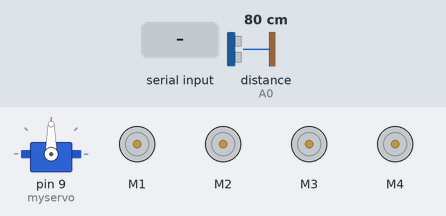
A sketch run on a simulated Arduino Uno, built with avr-gcc and run on an emulated ATmega328P. Parts: servo, 4 × DC motor (green arrow = forward, orange = backward, longer = faster). Inputs (shaded band) come from the test bench; at power-on: distance to the obstacle (sensor on A0) 80 cm. The echo pulse lasts 58.3 µs per cm.

Above: at 1.2 s.
1.3 s: byte 87 ('W') received over Serial
At 3.3 s:
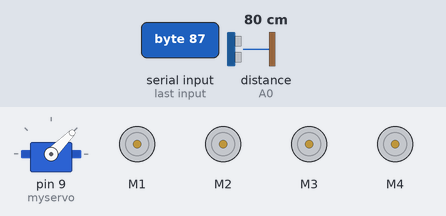
4.3 s: distance to the obstacle (sensor on A0) set to 120 cm
7.1 s: "I" received over Serial
At 7.8 s:
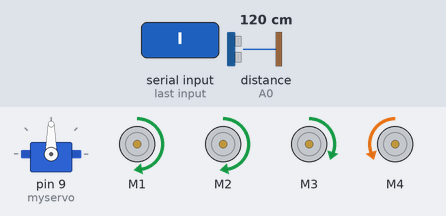
8.8 s: "H" received over Serial
At 10.0 s:
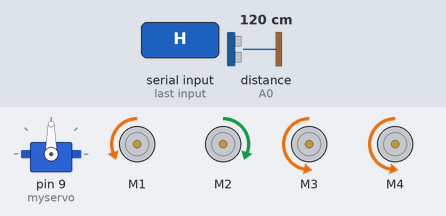
10.3 s: "J" received over Serial
At 11.3 s:
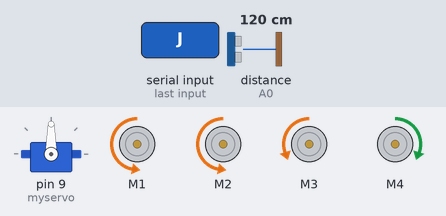
11.8 s: "U" received over Serial
At 12.3 s:
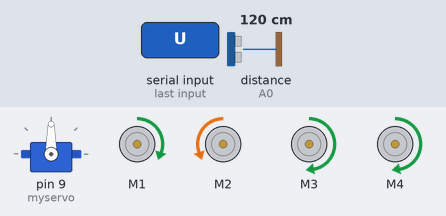
Timing chart, 0 to 14.3 s (numbered marks = the images above; inputs shaded):
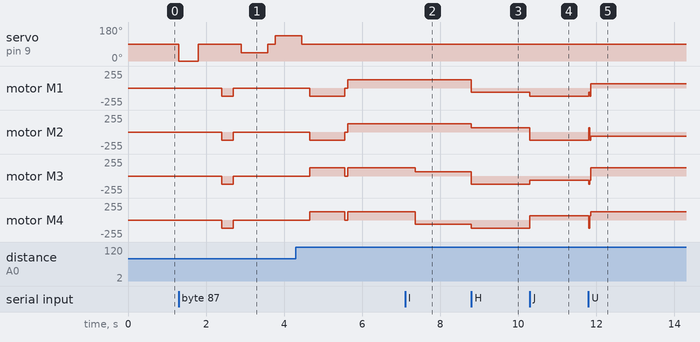

Measured:
- after the input at 1.3 s, servo on pin 9 (myservo): 90° → 0° at once, → 90° 0.50 s later, → 45° 1.1 s later, → 90° 0.68 s later, … (5 changes in this stretch); motor M1–4: stopped → backward 127/255 after 1.1 s, → stopped 0.30 s later
- after the input at 7.1 s, motor M3: forward 127/255 → forward 63/255 after 0.27 s; motor M4: forward 127/255 → backward 63/255 after 0.27 s
- after the input at 8.8 s, motor M1: forward 127/255 → backward 63/255 at once; motor M2: forward 127/255 → forward 63/255 at once; motor M3: forward 63/255 → backward 127/255 at once; motor M4: backward 63/255 → backward 127/255 at once
- after the input at 10.3 s, motor M1: backward 63/255 → backward 127/255 at once; motor M2: forward 63/255 → backward 127/255 at once; motor M3: backward 127/255 → backward 63/255 at once; motor M4: backward 127/255 → forward 63/255 at once
- after the input at 11.8 s, motor M1: backward 127/255 → forward 63/255 at once; motor M2: backward 127/255 → backward 63/255 at once; motor M3: backward 63/255 → forward 127/255 at once; motor M4: forward 63/255 → forward 127/255 at once

The sketch:

Car.ino
```cpp
#include "motorControl.h"
#include "actionStack.h"
#include "collisionAvoidance.h"

#define MAX_SPEED 255
#define CONTROLED 1
#define AUTO 2
#define RETRACE 3

char command;
int controled_speed = MAX_SPEED / 2;
int auto_speed = MAX_SPEED / 2;
int mode = CONTROLED;
int time_step = 30;
int distance = 0;
int distance_left = 0;
int distance_right = 0;
int threshlod_distance = 25;
int time_to_turn = 900;

void setup() {
  myservo.attach(9);  // servo2
  Serial.begin(9600);
}

void loop() {
  if (Serial.available() > 0) {
    command = Serial.read();
    decodeCommand(command);
  }
  if (mode == AUTO) {
    autoControl();
  }
}

void retrace() {
  mode = RETRACE;
  while (!emtpyActionsStack()){
    action last_action = popAction();
    switch (last_action.command) {
      case 'F':
        forward(last_action._speed);
        break;
      case 'B':
        backard(last_action._speed);
        break;
      case 'L':
        left(last_action._speed);
        break;
      case 'R':
        right(last_action._speed);
        break;
      case 'G':
        forwardLeft(last_action._speed);
        break;
      case 'I':
        forwardRight(last_action._speed);
        break;
      case 'H':
        backwardLeft(last_action._speed);
        break;
      case 'J':
        backwardRight(last_action._speed);
        break;
    }
    delay(last_action.duration);
  }
  mode = CONTROLED;
}

void autoControl()
{
  if(distance <= threshlod_distance)
  {
    Stop();
    delay(100);
    backard(auto_speed);
    delay(300);
    Stop();
    delay(200);
    distance_right = lookRight();
    delay(200);
    distance_left = lookLeft();
    delay(200);

    if(distance_right >= distance_left)
    {
      right(auto_speed);
      delay(time_to_turn);
      Stop();
    } else {
      left(auto_speed);
      delay(time_to_turn);
      Stop();
    }
  }else
  {
    forward(auto_speed);
    delay(500);
  }
  distance = readPing();
}

void decodeCommand(char command)
{
  switch (command) {
    case 'F':
      mode = CONTROLED;
      addAction('B', controled_speed, time_step);
      forward(controled_speed);
      break;
    case 'B':
      mode = CONTROLED;
      addAction('F', controled_speed, time_step);
      backard(controled_speed);
      break;
    case 'L':
      mode = CONTROLED;
      addAction('R', controled_speed, time_step);
      left(controled_speed);
      break;
    case 'R':
      mode = CONTROLED;
      addAction('L', controled_speed, time_step);
      right(controled_speed);
      break;
    case 'G':
      mode = CONTROLED;
      addAction('I', controled_speed, time_step);
      forwardLeft(controled_speed);
      break;
    case 'I':
      mode = CONTROLED;
      addAction('G', controled_speed, time_step);
      forwardRight(controled_speed);
      break;
    case 'H':
      mode = CONTROLED;
      addAction('J', controled_speed, time_step);
      backwardLeft(controled_speed);
      break;
    case 'J':
      mode = CONTROLED;
      addAction('H', controled_speed, time_step);
      backwardRight(controled_speed);
      break;
    case 'S':
      if (mode == CONTROLED)
        Stop();
      break;
    case 'U':
      retrace();
      break;
    case 'W':
      mode = AUTO;
      myservo.write(0);
      delay(500);
      myservo.write(SERVO_INIT);
      delay(500);
      break;
    case 'w':
      mode = CONTROLED;
      break;
    case 'q':
      controled_speed = MAX_SPEED;
      break;
    default:
      if ('0' <= command && command <= '9') {
        int factor = command - '0';
        controled_speed = MAX_SPEED * (10 + factor) / 20;
      }
      break;
  }
}
```

actionStack.cpp
```cpp
#include "actionStack.h"

action actions[MAX_ACTIONS];
int begin_action = 0;
int end_action = 0;

bool fullActionsStack() {
    return begin_action == end_action;
}

bool emtpyActionsStack() {
    return (begin_action + 1) % MAX_ACTIONS == end_action;
}

void addAction(char action_command, int action_speed, int action_duration) {
    if (!emtpyActionsStack()) {
        if (actions[(MAX_ACTIONS + end_action - 1) % MAX_ACTIONS].command == action_command &&
            actions[(MAX_ACTIONS + end_action - 1) % MAX_ACTIONS]._speed == action_speed) {
                actions[(MAX_ACTIONS + end_action - 1) % MAX_ACTIONS].duration += action_duration;
            }
    }
    action tmp;
    tmp.command = action_command;
    tmp._speed = action_speed;
    tmp.duration = action_duration;
    actions[end_action] = tmp;
    if (fullActionsStack())
        begin_action = (begin_action + 1) % MAX_ACTIONS;
    end_action = (end_action + 1) % MAX_ACTIONS;
}

action popAction() {
    if (emtpyActionsStack())
        return {-1, -1, -1};
    end_action = (MAX_ACTIONS + end_action - 1) % MAX_ACTIONS;
    return actions[end_action];
}

action getAction() {
    if (emtpyActionsStack())
        return {-1, -1, -1};
    return actions[(MAX_ACTIONS + end_action - 1) % MAX_ACTIONS];
}
```

actionStack.h
```cpp
#ifndef ACTION_STACK_H
#define ACTION_STACK_H

#define MAX_ACTIONS 200

typedef struct {
  char command;
  int _speed;
  int duration;
} action;

extern void addAction(char action_command, int action_speed, int action_duration);
extern bool fullActionsStack();
extern bool emtpyActionsStack();
extern action popAction();
extern action getAction();

#endif
```

collisionAvoidance.cpp
```cpp
#include <Servo.h>
#include <NewPing.h>
#include "collisionAvoidance.h"

#define TRIGGER_PIN  A1
#define ECHO_PIN     A0
#define MAX_DISTANCE 250

Servo myservo;
NewPing sonar(TRIGGER_PIN, ECHO_PIN, MAX_DISTANCE);

int readPing() {
  delay(70);
  int cm = sonar.ping() / US_ROUNDTRIP_CM;
  if(cm==0)
    cm = MAX_DISTANCE;
  return cm;
}

int lookRight()
{
    myservo.write(SERVO_LEFT);
    delay(500);
    int distance = readPing();
    delay(100);
    myservo.write(SERVO_INIT);
    return distance;
}

int lookLeft()
{
    myservo.write(SERVO_RIGHT);
    delay(500);
    int distance = readPing();
    delay(100);
    myservo.write(SERVO_INIT);
    return distance;
}
```

collisionAvoidance.h
```cpp
#ifndef COLLISION_AVOIDANCE_H
#define COLLISION_AVOIDANCE_H

#include <Servo.h>
#include <NewPing.h>

#define TRIGGER_PIN  A1
#define ECHO_PIN     A0
#define MAX_DISTANCE 250
#define SERVO_INIT 90
#define SERVO_LEFT 45
#define SERVO_RIGHT 135

extern Servo myservo;
extern NewPing sonar;

extern int readPing();
extern int lookLeft();
extern int lookRight();

#endif
```

motorControl.cpp
```cpp
#include "motorControl.h"

float speed_factor_diagonal_move = 0.5;
AF_DCMotor motor1(1, MOTOR12_1KHZ);
AF_DCMotor motor2(2, MOTOR12_1KHZ);
AF_DCMotor motor3(3, MOTOR34_1KHZ);
AF_DCMotor motor4(4, MOTOR34_1KHZ);

void runMotorWithSpeed(AF_DCMotor *motor, int motor_command, int motor_speed) {
  motor->setSpeed(motor_speed);
  motor->run(motor_command);
}

void forward(int my_speed)
{
  runMotorWithSpeed(&motor1, FORWARD, my_speed);
  runMotorWithSpeed(&motor2, FORWARD, my_speed);
  runMotorWithSpeed(&motor3, FORWARD, my_speed);
  runMotorWithSpeed(&motor4, FORWARD, my_speed);
}

void backard(int my_speed)
{
  runMotorWithSpeed(&motor1, BACKWARD, my_speed);
  runMotorWithSpeed(&motor2, BACKWARD, my_speed);
  runMotorWithSpeed(&motor3, BACKWARD, my_speed);
  runMotorWithSpeed(&motor4, BACKWARD, my_speed);
}

void left(int my_speed)
{
  runMotorWithSpeed(&motor1, BACKWARD, my_speed);
  runMotorWithSpeed(&motor2, BACKWARD, my_speed);
  runMotorWithSpeed(&motor3, FORWARD, my_speed);
  runMotorWithSpeed(&motor4, FORWARD, my_speed);
}

void right(int my_speed)
{
  runMotorWithSpeed(&motor1, FORWARD, my_speed);
  runMotorWithSpeed(&motor2, FORWARD, my_speed);
  runMotorWithSpeed(&motor3, BACKWARD, my_speed);
  runMotorWithSpeed(&motor4, BACKWARD, my_speed);
}

void forwardRight(int my_speed) {
  runMotorWithSpeed(&motor1, FORWARD, my_speed);
  runMotorWithSpeed(&motor2, FORWARD, my_speed);
  runMotorWithSpeed(&motor3, FORWARD, my_speed * speed_factor_diagonal_move);
  runMotorWithSpeed(&motor4, BACKWARD, my_speed * speed_factor_diagonal_move);
}

void forwardLeft(int my_speed) {
  runMotorWithSpeed(&motor1, FORWARD, my_speed * speed_factor_diagonal_move);
  runMotorWithSpeed(&motor2, BACKWARD, my_speed * speed_factor_diagonal_move);
  runMotorWithSpeed(&motor3, FORWARD, my_speed);
  runMotorWithSpeed(&motor4, FORWARD, my_speed);
}

void backwardRight(int my_speed) {
  runMotorWithSpeed(&motor1, BACKWARD, my_speed);
  runMotorWithSpeed(&motor2, BACKWARD, my_speed);
  runMotorWithSpeed(&motor3, BACKWARD, my_speed * speed_factor_diagonal_move);
  runMotorWithSpeed(&motor4, FORWARD, my_speed * speed_factor_diagonal_move);
}

void backwardLeft(int my_speed) {
  runMotorWithSpeed(&motor1, BACKWARD, my_speed * speed_factor_diagonal_move);
  runMotorWithSpeed(&motor2, FORWARD, my_speed * speed_factor_diagonal_move);
  runMotorWithSpeed(&motor3, BACKWARD, my_speed);
  runMotorWithSpeed(&motor4, BACKWARD, my_speed);
}

void Stop()
{
  runMotorWithSpeed(&motor1, RELEASE, 0);
  runMotorWithSpeed(&motor2, RELEASE, 0);
  runMotorWithSpeed(&motor3, RELEASE, 0);
  runMotorWithSpeed(&motor4, RELEASE, 0);
}
```

motorControl.h
```cpp
#ifndef MOTOR_CONTROL_H
#define MOTOR_CONTROL_H

#include <AFMotor.h>

extern void runMotorWithSpeed(AF_DCMotor *motor, int motor_command, int motor_speed);
extern void forward(int my_speed);
extern void backard(int my_speed);
extern void left(int my_speed);
extern void right(int my_speed);
extern void forwardRight(int my_speed);
extern void forwardLeft(int my_speed);
extern void backwardRight(int my_speed);
extern void backwardLeft(int my_speed);
extern void Stop();

#endif
```
